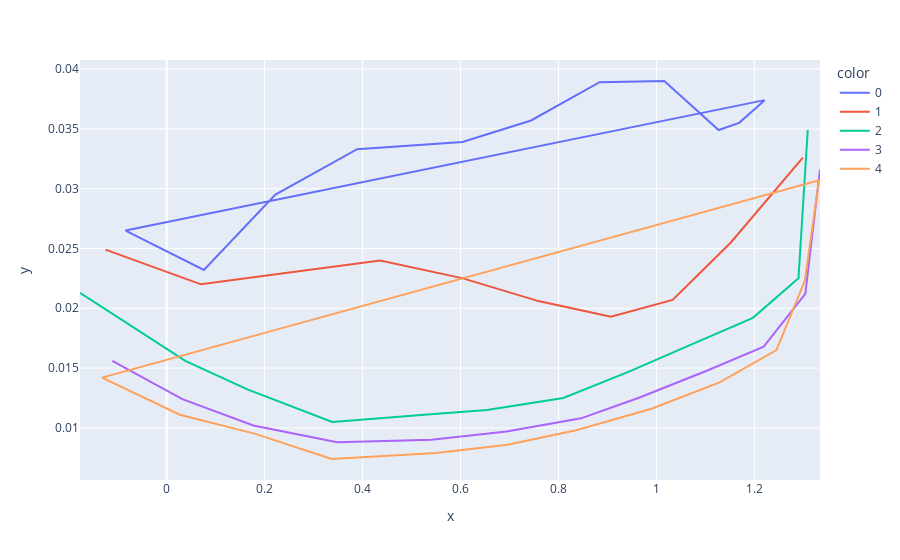
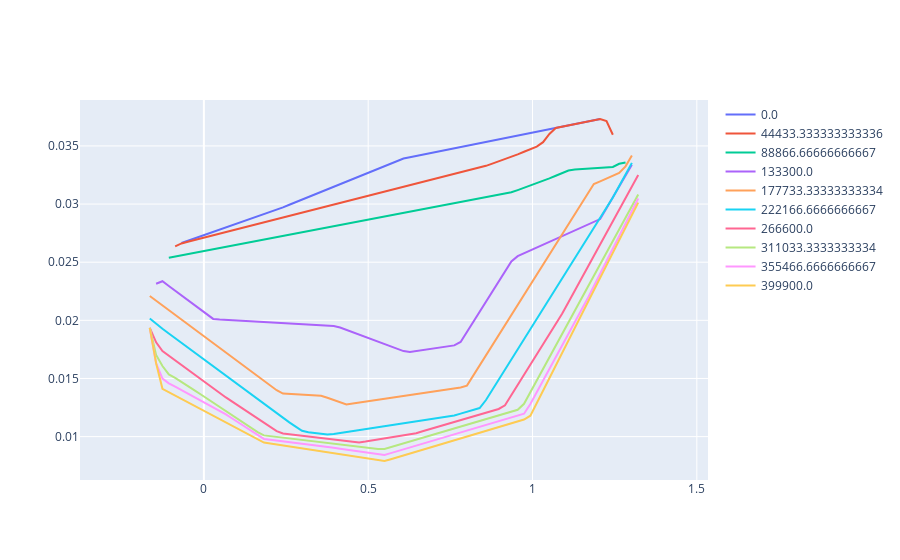

The cell these charts' notebook holds for them, in order:
### Code cell
from acdesign.airfoils.polar import UIUCPolars
afoil=UIUCPolars.local('CLARKYB')
df2 = afoil.drag
import plotly.express as px
px.line(x=df2.Cl, y=df2.Cd, color=df2.grp).show()


cls = np.linspace(df2.Cl.min()-0.2, df2.Cl.max()+0.2, 100)
res = df2.re.unique()[:-1]
res = np.linspace(res.min(), res.max(), 10)

fig = go.Figure()
for re in res:
    fig.add_trace(go.Scatter(x=cls, y=afoil.lookup(re, cls).Cd, name=re))
fig
